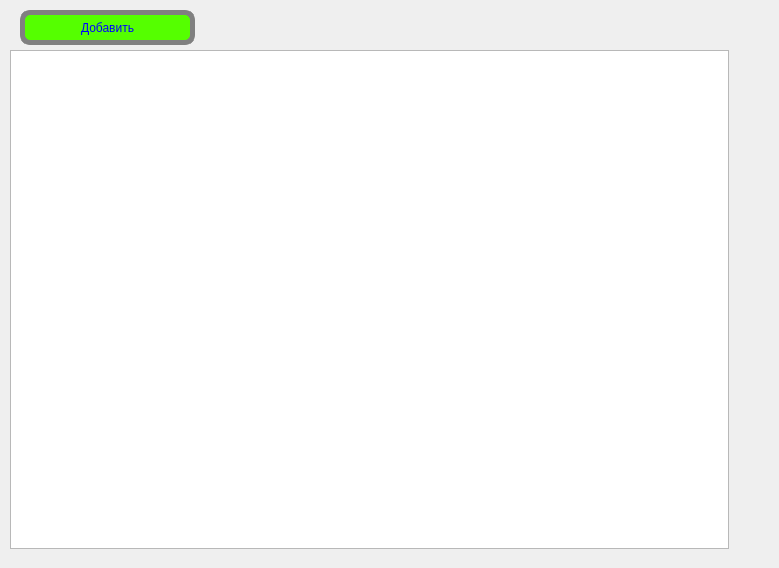
<?xml version="1.0" encoding="UTF-8"?>
<ui version="4.0">
 <class>MainWindow</class>
 <widget class="QMainWindow" name="MainWindow">
  <property name="geometry">
   <rect>
    <x>0</x>
    <y>0</y>
    <width>779</width>
    <height>568</height>
   </rect>
  </property>
  <property name="windowTitle">
   <string>Главное окно</string>
  </property>
  <widget class="QWidget" name="centralwidget">
   <widget class="QTableWidget" name="table">
    <property name="geometry">
     <rect>
      <x>10</x>
      <y>50</y>
      <width>719</width>
      <height>499</height>
     </rect>
    </property>
    <property name="minimumSize">
     <size>
      <width>658</width>
      <height>472</height>
     </size>
    </property>
   </widget>
   <widget class="QPushButton" name="add">
    <property name="geometry">
     <rect>
      <x>20</x>
      <y>10</y>
      <width>175</width>
      <height>35</height>
     </rect>
    </property>
    <property name="minimumSize">
     <size>
      <width>100</width>
      <height>35</height>
     </size>
    </property>
    <property name="maximumSize">
     <size>
      <width>175</width>
      <height>16777215</height>
     </size>
    </property>
    <property name="toolTip">
     <string>&lt;html&gt;&lt;head/&gt;&lt;body&gt;&lt;p&gt;После добавления не забудьте обновить!&lt;/p&gt;&lt;/body&gt;&lt;/html&gt;</string>
    </property>
    <property name="styleSheet">
     <string notr="true">#add {
background-color: rgb(85, 255, 0);
font: 75 10pt &quot;MS Shell Dlg 2&quot;;
border-radius: 10px;
border: 5px solid grey;
color: blue;
}

#add:hover {
border: 5px solid #5555ff;
}</string>
    </property>
    <property name="text">
     <string>Добавить</string>
    </property>
   </widget>
  </widget>
 </widget>
 <resources/>
 <connections/>
</ui>
